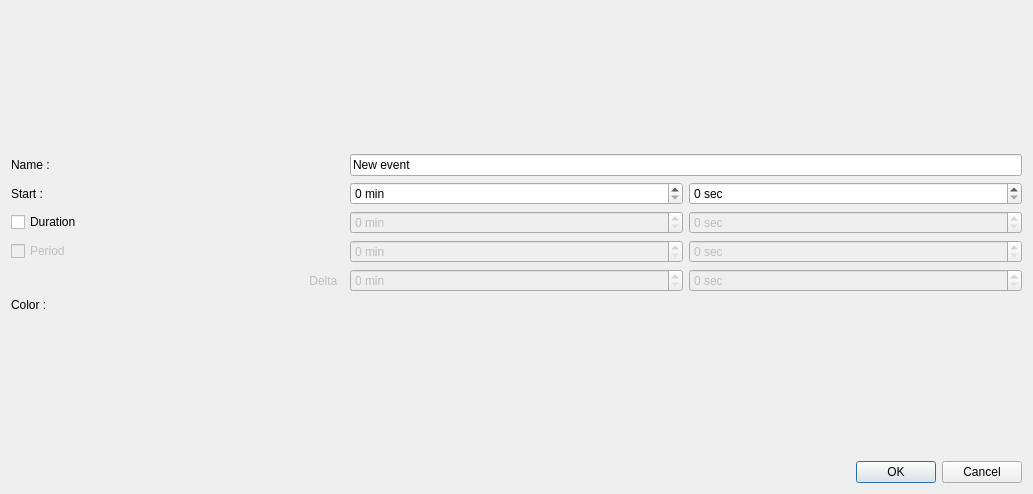
<?xml version="1.0" encoding="UTF-8"?>
<ui version="4.0">
 <class>NewEventDialog</class>
 <widget class="QDialog" name="NewEventDialog">
  <property name="geometry">
   <rect>
    <x>0</x>
    <y>0</y>
    <width>1033</width>
    <height>494</height>
   </rect>
  </property>
  <property name="windowTitle">
   <string>New event</string>
  </property>
  <layout class="QGridLayout" name="gridLayout_2">
   <item row="0" column="0">
    <layout class="QGridLayout" name="gridLayout">
     <item row="5" column="0">
      <widget class="QLabel" name="deltaLabel">
       <property name="enabled">
        <bool>false</bool>
       </property>
       <property name="text">
        <string>Delta  </string>
       </property>
       <property name="alignment">
        <set>Qt::AlignRight|Qt::AlignTrailing|Qt::AlignVCenter</set>
       </property>
      </widget>
     </item>
     <item row="0" column="1">
      <spacer name="verticalSpacer_2">
       <property name="orientation">
        <enum>Qt::Vertical</enum>
       </property>
       <property name="sizeHint" stdset="0">
        <size>
         <width>20</width>
         <height>40</height>
        </size>
       </property>
      </spacer>
     </item>
     <item row="7" column="1">
      <spacer name="verticalSpacer">
       <property name="orientation">
        <enum>Qt::Vertical</enum>
       </property>
       <property name="sizeHint" stdset="0">
        <size>
         <width>20</width>
         <height>40</height>
        </size>
       </property>
      </spacer>
     </item>
     <item row="4" column="1">
      <widget class="QSpinBox" name="periodMinSpinBox">
       <property name="enabled">
        <bool>false</bool>
       </property>
       <property name="locale">
        <locale language="English" country="UnitedStates"/>
       </property>
       <property name="suffix">
        <string> min</string>
       </property>
       <property name="maximum">
        <number>60</number>
       </property>
      </widget>
     </item>
     <item row="4" column="0">
      <widget class="QCheckBox" name="periodCheckBox">
       <property name="enabled">
        <bool>false</bool>
       </property>
       <property name="text">
        <string>Period</string>
       </property>
      </widget>
     </item>
     <item row="3" column="1">
      <widget class="QSpinBox" name="durationMinSpinBox">
       <property name="enabled">
        <bool>false</bool>
       </property>
       <property name="locale">
        <locale language="English" country="UnitedStates"/>
       </property>
       <property name="suffix">
        <string> min</string>
       </property>
       <property name="prefix">
        <string/>
       </property>
       <property name="maximum">
        <number>60</number>
       </property>
      </widget>
     </item>
     <item row="3" column="0">
      <widget class="QCheckBox" name="durationCheckBox">
       <property name="text">
        <string>Duration</string>
       </property>
      </widget>
     </item>
     <item row="2" column="1">
      <widget class="QSpinBox" name="startMinSpinBox">
       <property name="locale">
        <locale language="English" country="UnitedStates"/>
       </property>
       <property name="suffix">
        <string> min</string>
       </property>
       <property name="maximum">
        <number>60</number>
       </property>
      </widget>
     </item>
     <item row="2" column="0">
      <widget class="QLabel" name="startlabel">
       <property name="text">
        <string>Start :</string>
       </property>
      </widget>
     </item>
     <item row="5" column="1">
      <widget class="QSpinBox" name="deltaMinSpinBox">
       <property name="enabled">
        <bool>false</bool>
       </property>
       <property name="locale">
        <locale language="English" country="UnitedStates"/>
       </property>
       <property name="readOnly">
        <bool>false</bool>
       </property>
       <property name="suffix">
        <string> min</string>
       </property>
       <property name="maximum">
        <number>60</number>
       </property>
      </widget>
     </item>
     <item row="1" column="0">
      <widget class="QLabel" name="nameLabel">
       <property name="text">
        <string>Name :</string>
       </property>
      </widget>
     </item>
     <item row="6" column="0">
      <widget class="QLabel" name="colorLabel">
       <property name="text">
        <string>Color :</string>
       </property>
      </widget>
     </item>
     <item row="5" column="2">
      <widget class="QSpinBox" name="deltaSecSpinBox">
       <property name="enabled">
        <bool>false</bool>
       </property>
       <property name="locale">
        <locale language="English" country="UnitedStates"/>
       </property>
       <property name="readOnly">
        <bool>false</bool>
       </property>
       <property name="suffix">
        <string> sec</string>
       </property>
       <property name="maximum">
        <number>60</number>
       </property>
      </widget>
     </item>
     <item row="4" column="2">
      <widget class="QSpinBox" name="periodSecSpinBox">
       <property name="enabled">
        <bool>false</bool>
       </property>
       <property name="locale">
        <locale language="English" country="UnitedStates"/>
       </property>
       <property name="suffix">
        <string> sec</string>
       </property>
       <property name="maximum">
        <number>3600</number>
       </property>
      </widget>
     </item>
     <item row="3" column="2">
      <widget class="QSpinBox" name="durationSecSpinBox">
       <property name="enabled">
        <bool>false</bool>
       </property>
       <property name="locale">
        <locale language="English" country="UnitedStates"/>
       </property>
       <property name="suffix">
        <string> sec</string>
       </property>
       <property name="maximum">
        <number>3600</number>
       </property>
      </widget>
     </item>
     <item row="2" column="2">
      <widget class="QSpinBox" name="startSecSpinBox">
       <property name="locale">
        <locale language="English" country="UnitedStates"/>
       </property>
       <property name="suffix">
        <string> sec</string>
       </property>
       <property name="maximum">
        <number>3600</number>
       </property>
      </widget>
     </item>
     <item row="1" column="1" colspan="2">
      <widget class="QLineEdit" name="nameLineEdit">
       <property name="text">
        <string>New event</string>
       </property>
      </widget>
     </item>
     <item row="6" column="1" colspan="2">
      <widget class="ColorWidget" name="colorWidget" native="true"/>
     </item>
    </layout>
   </item>
   <item row="1" column="0">
    <widget class="QDialogButtonBox" name="buttonBox">
     <property name="orientation">
      <enum>Qt::Horizontal</enum>
     </property>
     <property name="standardButtons">
      <set>QDialogButtonBox::Cancel|QDialogButtonBox::Ok</set>
     </property>
    </widget>
   </item>
  </layout>
 </widget>
 <customwidgets>
  <customwidget>
   <class>ColorWidget</class>
   <extends>QWidget</extends>
   <header>colorwidget.h</header>
   <container>1</container>
  </customwidget>
 </customwidgets>
 <resources/>
 <connections>
  <connection>
   <sender>buttonBox</sender>
   <signal>accepted()</signal>
   <receiver>NewEventDialog</receiver>
   <slot>accept()</slot>
   <hints>
    <hint type="sourcelabel">
     <x>248</x>
     <y>254</y>
    </hint>
    <hint type="destinationlabel">
     <x>157</x>
     <y>274</y>
    </hint>
   </hints>
  </connection>
  <connection>
   <sender>buttonBox</sender>
   <signal>rejected()</signal>
   <receiver>NewEventDialog</receiver>
   <slot>reject()</slot>
   <hints>
    <hint type="sourcelabel">
     <x>316</x>
     <y>260</y>
    </hint>
    <hint type="destinationlabel">
     <x>286</x>
     <y>274</y>
    </hint>
   </hints>
  </connection>
 </connections>
</ui>
